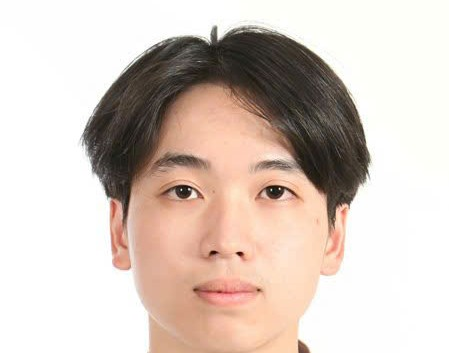
#> input picture PCA in Recognazing Face/faces/1 Chu Trong Khanh.jpg, 449 x 353 px
$ python -i face_recognition.py   (imports and definitions only)
#> lines starting #> are read from the running program, lines starting #| are printed output that depends on the picture
#> further down, picture is the input picture: shape (353, 449, 3); mean B, G, R 192.8, 201.6, 215.6
import cv2
import numpy as np
from pca import project_face

def detect_face(frame):
    gray = cv2.cvtColor(frame, cv2.COLOR_BGR2GRAY)
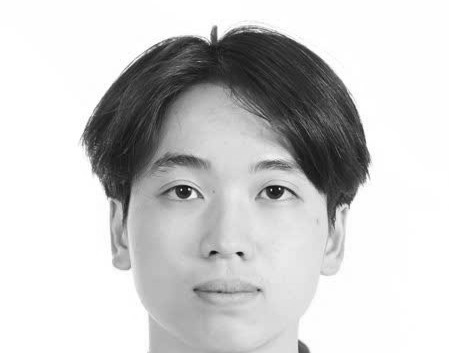
#> gray: shape (353, 449); min 13, max 255, mean 204.8
    face_cascade = cv2.CascadeClassifier(cv2.data.haarcascades + 'haarcascade_frontalface_default.xml')
    faces = face_cascade.detectMultiScale(gray, 1.3, 5)
#> faces = [[116, 109, 216, 216]]
    for (x,y,w,h) in faces:
        face = gray[y:y+h, x:x+w]
        face = cv2.resize(face, (100, 100))
        return face.flatten()
#> this loop made 1 pass
#> pass 1, in detect_face, `face = gray[y:y+h, x:x+w]`:
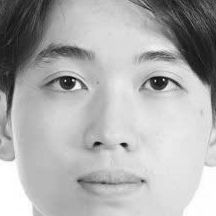
#> face: shape (216, 216); min 13, max 255, mean 175.3
#> pass 1, in detect_face, `face = cv2.resize(face, (100, 100))`:
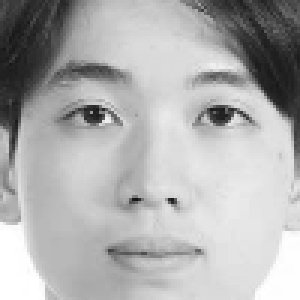
#> face: shape (100, 100) (shown 3 times larger); min 19, max 255, mean 175.2
    return None


def recognize_face(face_vector, faces, labels, mean_face_vector, eigenvectors, k, threshold=4000):
    proj = project_face(face_vector, mean_face_vector, eigenvectors, k)
    min_dist = float('inf')
    identity = "Không nhận diện được"

    for i, known_face in enumerate(faces):
        known_proj = project_face(known_face, mean_face_vector, eigenvectors, k)
        dist = np.linalg.norm(proj - known_proj)
        if dist < min_dist:
            min_dist = dist
            identity = labels[i]

    # Áp dụng threshold
    if min_dist > threshold:
        identity = "Không nhận diện được"

    return identity

>>> import cv2
>>> picture = cv2.imread('faces/1 Chu Trong Khanh.jpg')
>>> result = detect_face(picture)
#> result = 10000 values, max 255 at index 7700, min 19 at index 6645, mean 175.2
